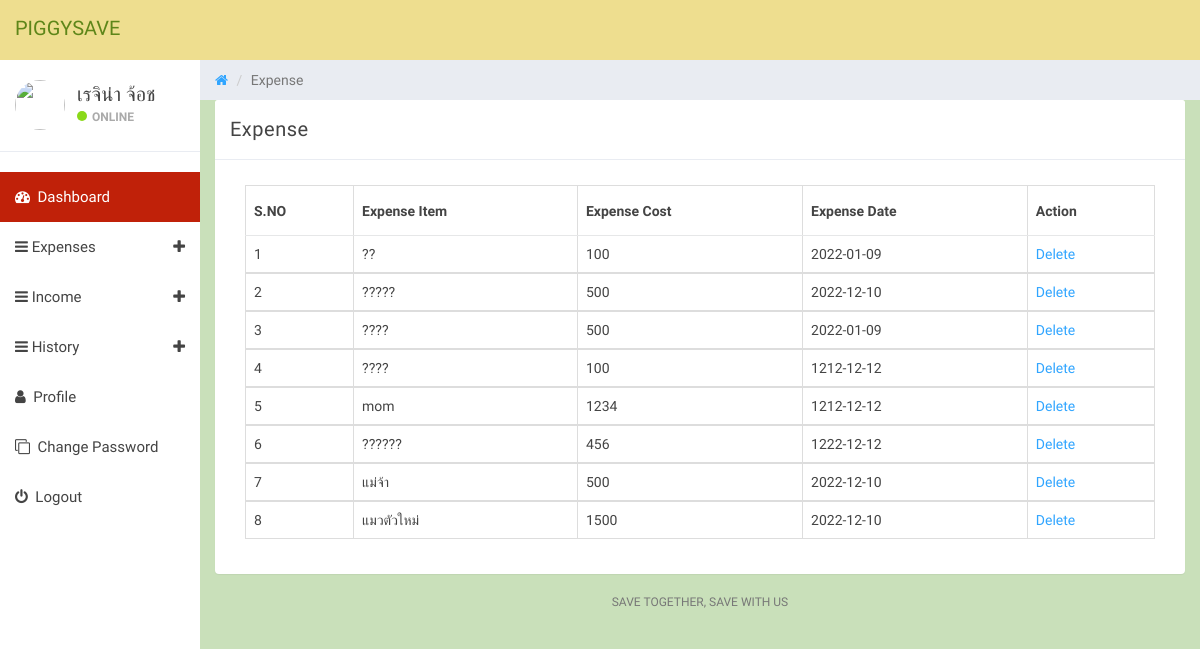
The page /dets/manage-expense.php (signed in) on the database its author committed.
### tables this page shows
CREATE TABLE `tbluser` (
  `ID` int(10) NOT NULL,
  `FullName` varchar(150) DEFAULT NULL,
  `Email` varchar(200) DEFAULT NULL,
  `MobileNumber` bigint(10) DEFAULT NULL,
  `Password` varchar(200) DEFAULT NULL,
  `RegDate` timestamp NOT NULL DEFAULT current_timestamp()
);

CREATE TABLE `tblexpense` (
  `ID` int(10) NOT NULL,
  `UserId` int(10) NOT NULL,
  `ExpenseDate` date DEFAULT NULL,
  `ExpenseItem` varchar(200) DEFAULT NULL,
  `ExpenseCost` varchar(200) DEFAULT NULL,
  `NoteDate` timestamp NULL DEFAULT current_timestamp()
);

### dets/manage-expense.php (the view, shortened to what this page needs)
  <?php
if (strlen($_SESSION['detsuid']==0)) {
  header('location:logout.php');
  } else{
?>
<!DOCTYPE html>
<html>
<head>
	<link href="css/bootstrap.min.css" rel="stylesheet">
	<link href="css/font-awesome.min.css" rel="stylesheet">
	<link href="css/datepicker3.css" rel="stylesheet">
	<link href="css/styles.css" rel="stylesheet">
</head>
<body>
	<?php include_once('includes/header.php');?>
	<?php include_once('includes/sidebar.php');?>
	<div class="col-sm-9 col-sm-offset-3 col-lg-10 col-lg-offset-2 main">
		<div class="row">
			<ol class="breadcrumb">
				<li><a href="#">
					<em class="fa fa-home"></em>
				</a></li>
				<li class="active">Expense</li>
			</ol>
		</div>
		<div class="row">
			<div class="col-lg-12">
				<div class="panel panel-default">
					<div class="panel-heading">Expense</div>
					<div class="panel-body">
						<div class="col-md-12">
							<div class="table-responsive">
            <table class="table table-bordered mg-b-0">
              <thead>
                <tr>
                  <th>S.NO</th>
                  <th>Expense Item</th>
                  <th>Expense Cost</th>
                  <th>Expense Date</th>
                  <th>Action</th>
                </tr>
              </thead>
              <?php
              $userid=$_SESSION['detsuid'];
$ret=mysqli_query($con,"select * from tblexpense where UserId='$userid'");
$cnt=1;
while ($row=mysqli_fetch_array($ret)) {
?>
              <tbody>
                <tr>
                  <td><?php echo $cnt;?></td>
                  <td><?php  echo $row['ExpenseItem'];?></td>
                  <td><?php  echo $row['ExpenseCost'];?></td>
                  <td><?php  echo $row['ExpenseDate'];?></td>
                  <td><a href="manage-expense.php?delid=<?php echo $row['ID'];?>">Delete</a>
                </tr>
                <?php
$cnt=$cnt+1;
}?>
              </tbody>
            </table>
          </div>
						</div>
					</div>
				</div>
			</div>
			<?php include_once('includes/footer.php');?>
		</div>
	</div>
</body>
</html>
<?php }  ?>

### dets/includes/header.php (shortened to what this page needs)
<nav class="navbar navbar-custom navbar-fixed-top" role="navigation">
        <div class="container-fluid">
            <div class="navbar-header">
                    <a class="navbar-brand" href="dashboard.php"><span>PiggySave</span></a>
            </div>
        </div>
    </nav>

### dets/includes/sidebar.php (shortened to what this page needs)
<?php
include('includes/dbconnection.php');
?>
<div id="sidebar-collapse" class="col-sm-3 col-lg-2 sidebar">
        <div class="profile-sidebar">
            <div class="profile-userpic">
                <img src="https://s3.r29static.com/bin/entry/751/0,56,2000,2000/x,80/1942496/image.jpg" class="img-responsive" alt="">
            </div>
            <div class="profile-usertitle">
                <?php
$uid=$_SESSION['detsuid'];
$ret=mysqli_query($con,"select FullName from tbluser where ID='$uid'");
$row=mysqli_fetch_array($ret);
$name=$row['FullName'];
?>
                <div class="profile-usertitle-name"><?php echo $name; ?></div>
                <div class="profile-usertitle-status"><span class="indicator label-success"></span>Online</div>
            </div>
        </div>
        <ul class="nav menu">
            <li class="active"><a href="dashboard.php"><em class="fa fa-dashboard">&nbsp;</em> Dashboard</a></li>
            <li class="parent "><a data-toggle="collapse" href="#sub-item-1">
                <em class="fa fa-navicon">&nbsp;</em>Expenses <span data-toggle="collapse" href="#sub-item-1" class="icon pull-right"><em class="fa fa-plus"></em></span>
                </a>
            </li>
            <li class="parent "><a data-toggle="collapse" href="#sub-item-3">
                <em class="fa fa-navicon">&nbsp;</em>Income <span data-toggle="collapse" href="#sub-item-3" class="icon pull-right"><em class="fa fa-plus"></em></span>
                </a>
            </li>
  <li class="parent "><a data-toggle="collapse" href="#sub-item-2">
                <em class="fa fa-navicon">&nbsp;</em>History <span data-toggle="collapse" href="#sub-item-1" class="icon pull-right"><em class="fa fa-plus"></em></span>
                </a>
            </li>
            <li><a href="user-profile.php"><em class="fa fa-user">&nbsp;</em> Profile</a></li>
             <li><a href="change-password.php"><em class="fa fa-clone">&nbsp;</em> Change Password</a></li>
<li><a href="logout.php"><em class="fa fa-power-off">&nbsp;</em> Logout</a></li>
        </ul>
    </div>

### dets/includes/footer.php
<div class="col-sm-12">
				<p class="back-link">Save Together, Save With Us</p>
			</div>

### dets/css/styles.css (style rules this page uses)
body { background: #c9e0ba; padding-top: 60px; font-size: 14px; color: #444444; font-family: 'Mitr',sans-serif; }
p { color: #777; }
a, a:hover, a:focus { color: #30a5ff; }
.navbar-custom { background: rgb(238, 222, 143); height: 60px; }
.navbar-header .navbar-brand { color: #fff; font-size: 20px; text-transform: uppercase; font-weight: 500; height: 60px; padding-top: 18px; }
.navbar-header .navbar-brand span { color: #5e8619; }
.label-success { background-color: #8ad919; }
.panel { border: 0; }
.panel-heading { font-size: 20px; font-weight: 300; letter-spacing: 0.025em; height: 60px; line-height: 38px; }
.panel-default .panel-heading { background: #fff; border-bottom: 1px solid #e9ecf2; color: #444444; }
.navbar { border: 0; }
.sidebar { display: block; padding: 0; display: none; box-shadow: none; background: #fff; }
.sidebar ul { margin: 20px 0px; }
@media (min-width: 768px) { .sidebar { display: block; position: fixed; top: 60px; bottom: 0; left: 0; z-index: 1000; display: block; margin: 0; padding: 0; overflow-x: hidden; overflow-y: auto; } }
@media (min-width: 768px) { .navbar-header { width: 100%; } }
.sidebar ul.nav .active a, .sidebar ul.nav li.parent a.active, .sidebar ul.nav .active > a:hover, .sidebar ul.nav li.parent a.active:hover, .sidebar ul.nav .active > a:focus, .sidebar ul.nav li.parent a.active:focus { color: #fff; background-color: #c02109; }
.sidebar ul.nav li a { height: 50px; font-size: 15px; line-height: 2em; color: #444444; }
.profile-sidebar { padding: 10px 0; border-bottom: 1px solid #e9ecf2; }
.indicator { width: 10px; height: 10px; display: inline-block; border-radius: 9999px; margin-right: 5px; }
.profile-userpic img { float: left; margin: 10px 0px 0px 15px; width: 50px; height: 50px; border-radius: 9999px !important; }
.profile-usertitle { float: left; text-align: left; margin: 10px 0 0 12px; }
.profile-usertitle-name { font-size: 20px; margin-bottom: 0px; }
.profile-usertitle-status { text-transform: uppercase; color: #AAA; font-size: 12px; font-weight: 600; margin-bottom: 15px; }
.breadcrumb { border-radius: 0; padding: 10px 15px 10px 15px; background: #e9ecf2; margin: 0; }
.table { background: #fff; }
.table > thead > tr > th { border-bottom: 1px solid #e6e7e8; vertical-align: middle; height: 50px; }
p.back-link { text-align:center; font-size: 12px; text-transform: uppercase; }

### rows shown on the page
tbluser: FullName "เรจิน่า จ้อช"
tblexpense: ExpenseItem "??", ExpenseCost "100", ExpenseDate "2022-01-09"
tblexpense: ExpenseItem "?????", ExpenseCost "500", ExpenseDate "2022-12-10"
tblexpense: ExpenseItem "????", ExpenseCost "500", ExpenseDate "2022-01-09"
tblexpense: ExpenseItem "????", ExpenseCost "100", ExpenseDate "1212-12-12"
tblexpense: ExpenseItem "mom", ExpenseCost "1234", ExpenseDate "1212-12-12"
tblexpense: ExpenseItem "??????", ExpenseCost "456", ExpenseDate "1222-12-12"
tblexpense: ExpenseItem "แม่จ้า", ExpenseCost "500", ExpenseDate "2022-12-10"
tblexpense: ExpenseItem "แมวตัวใหม่", ExpenseCost "1500", ExpenseDate "2022-12-10"
